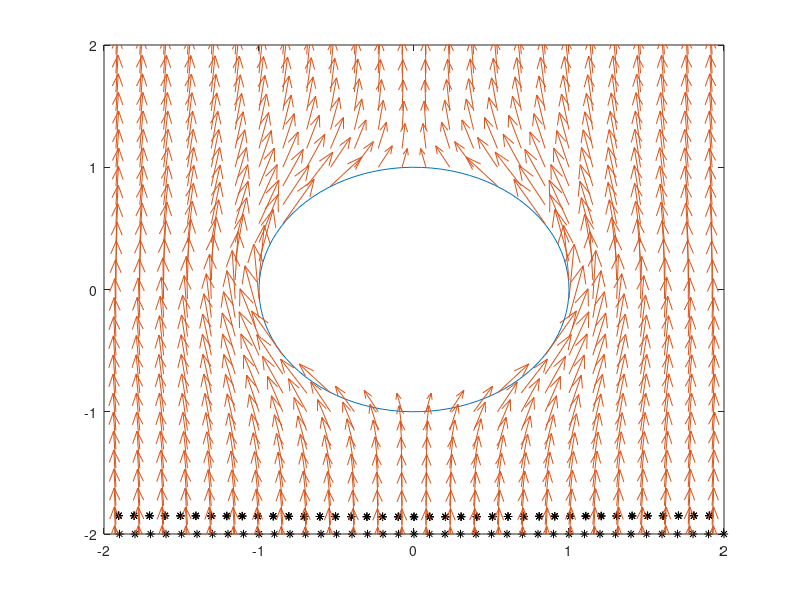
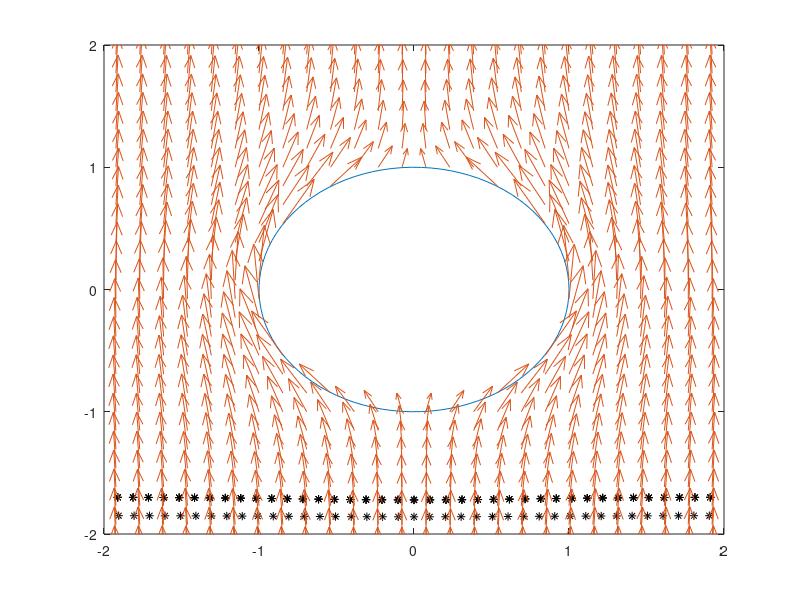
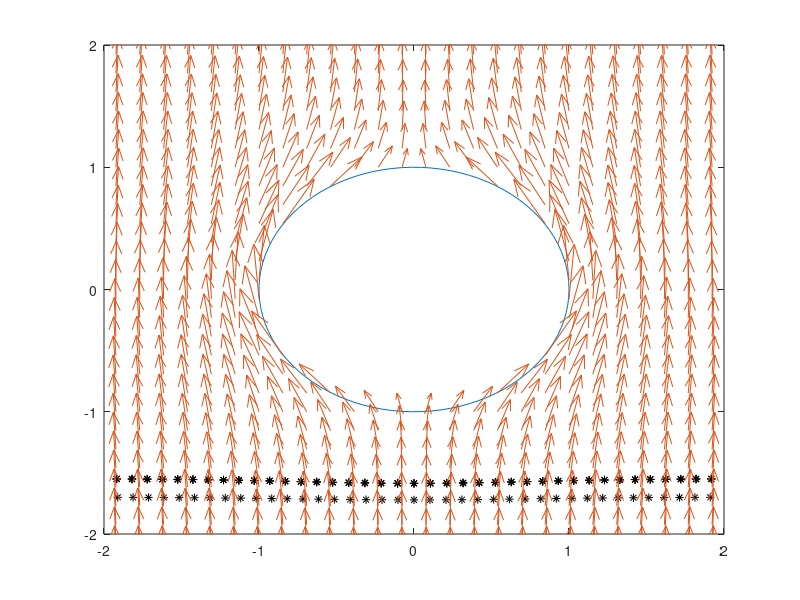
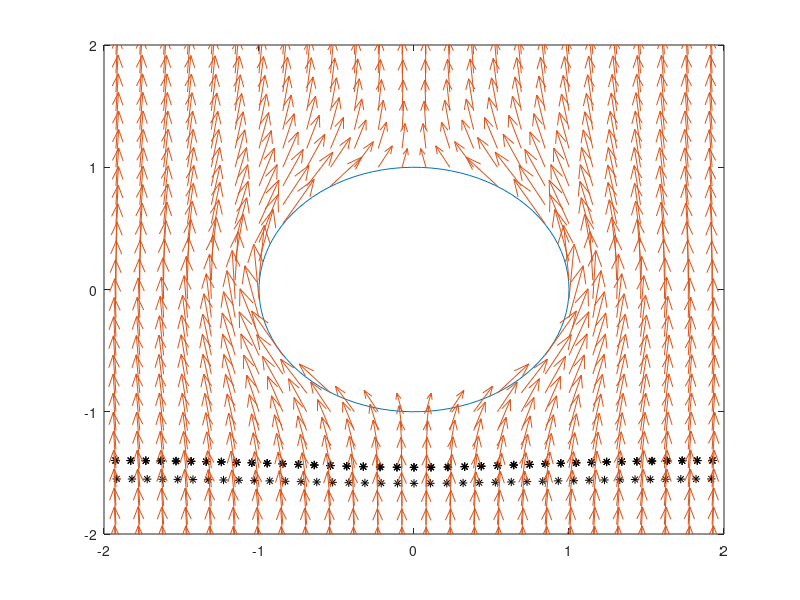

Reproduce these figures in MATLAB, in order. (Note: a time limit stopped this script after it produced the figures.)
a=1
v0=10 
N=40; % number of points in the grid
l=1
scale_factor = 0.03;

xx=linspace(-3,3,N); % x component

zz=linspace(-3,3,N);


[x,z]=meshgrid(xx,zz);
M=[x,z];

xp=zeros(2,N);
zp=zeros(2,N);
%vx=x+z;
%vz=x+z;

vx=-(3*v0*a^3/2)*z.*x./sqrt(x.^2+z.^2).^5;
vz=v0+(v0*a^3/2)*(1 ./sqrt(x.^2+z.^2).^3-2*(z.^2)./sqrt(x.^2+z.^2).^5);


for i=1:N
  for j=1:N
    cond= sqrt(x(i,j)^2+z(i,j)^2);
    if (cond<a)
      vx(i,j)=0;
      vz(i,j)=0;
    endif
   endfor
endfor

for i=1:2
  for j=1:N
    xp(i,j)=-2 + (4/N)*j;
    zp(i,j)=-2;
  endfor
endfor
dt=0.5


  for i=1:50
    for k=1:2
    for j=1:N
      
      
      vxp = interp2 (x, z, vx, xp(k,j), zp(k,j),'spline');
      vzp = interp2 (x, z, vz, xp(k,j), zp(k,j),'spline');

      xp(k,j) +=scale_factor*vxp*dt;
      zp(k,j) +=scale_factor*vzp*dt;



    endfor
    plot(xp,zp,'k*');
    hold on

endfor

    t = linspace(0,2*pi,100)'; 

    xc=a*cos(t);
    zc=a*sin(t);

    plot(xc,zc);

 


    h = quiver (x,  z, vx*scale_factor, vz*scale_factor,'AutoScale','off');
    axis([-2 2 -2 2])

    hold off
    
    filename=sprintf('E:/Digipen/PHY250/2021/Fluid_simulation/vectorialfield/animation/%05d.png',i);
    print(filename);
endfor
